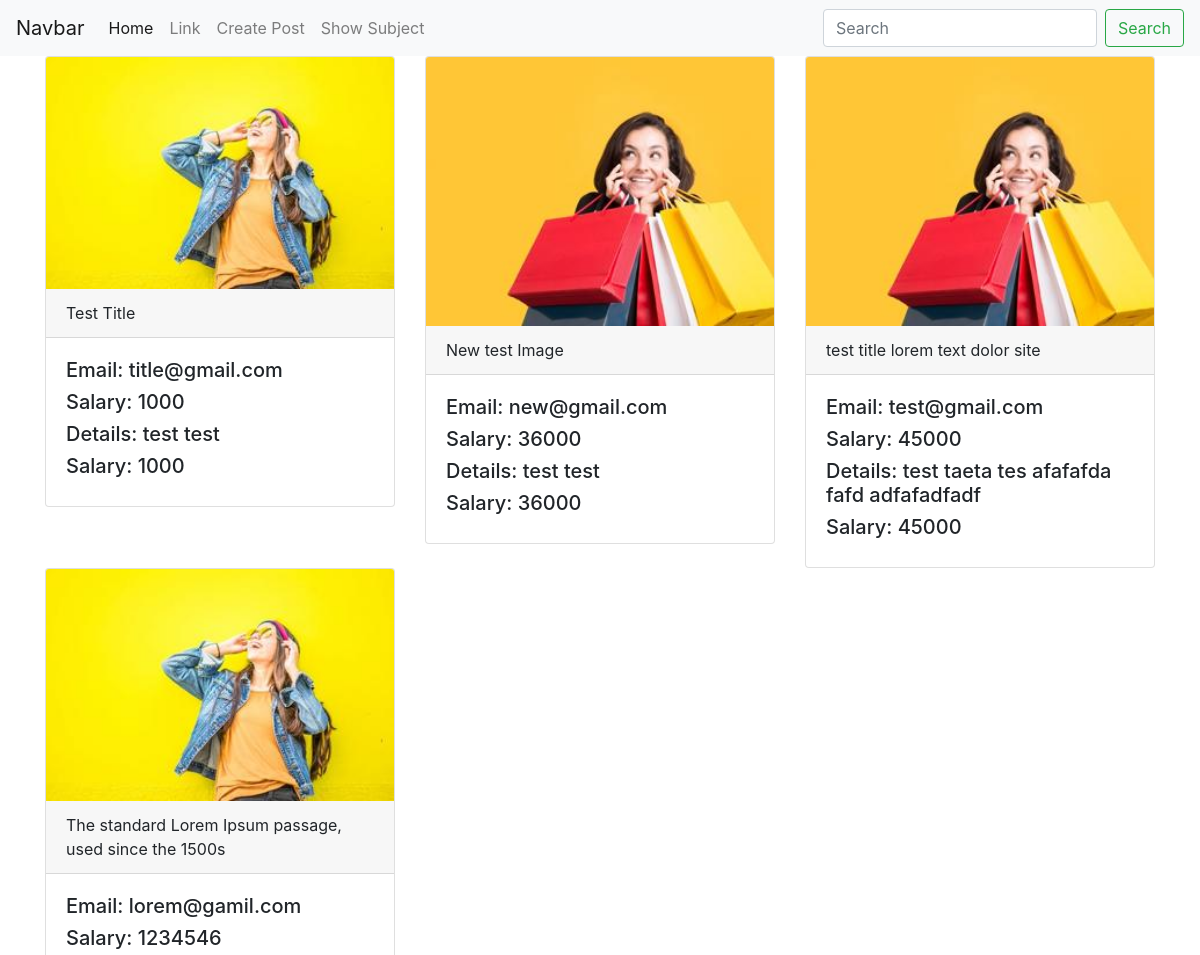
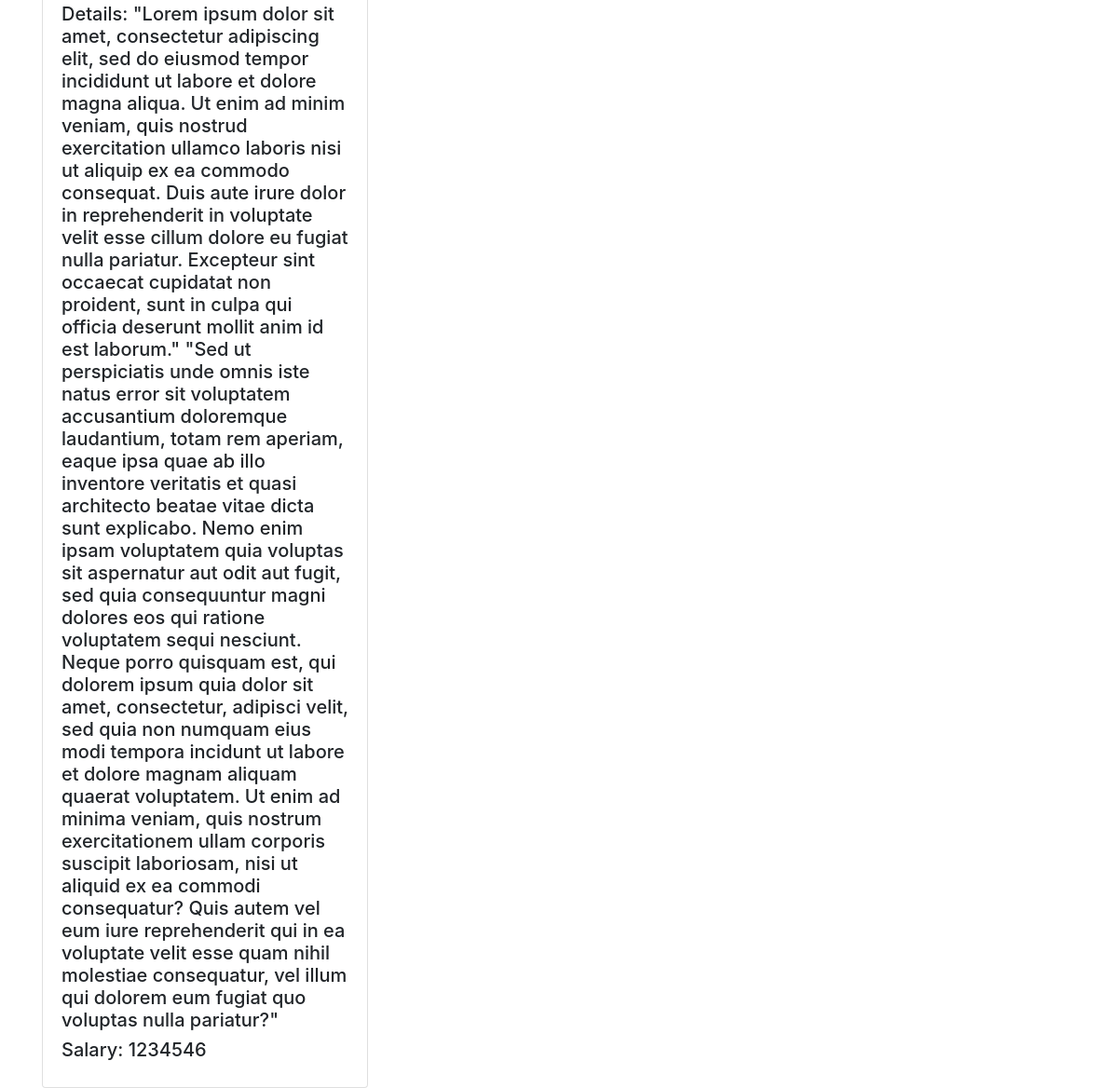
/tuition/post/, run on an earlier commit of the app's database (2 pictures, top to bottom).
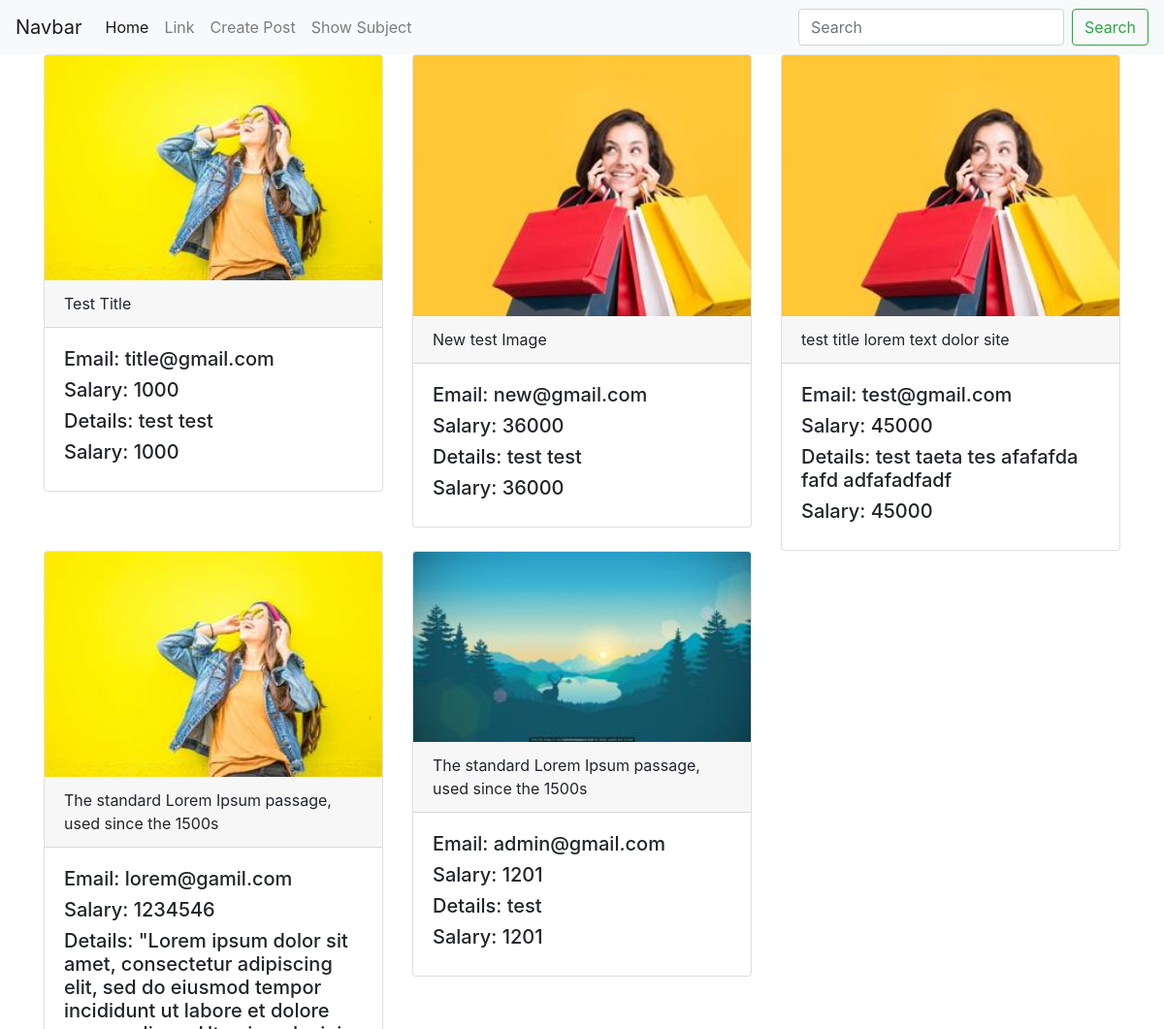
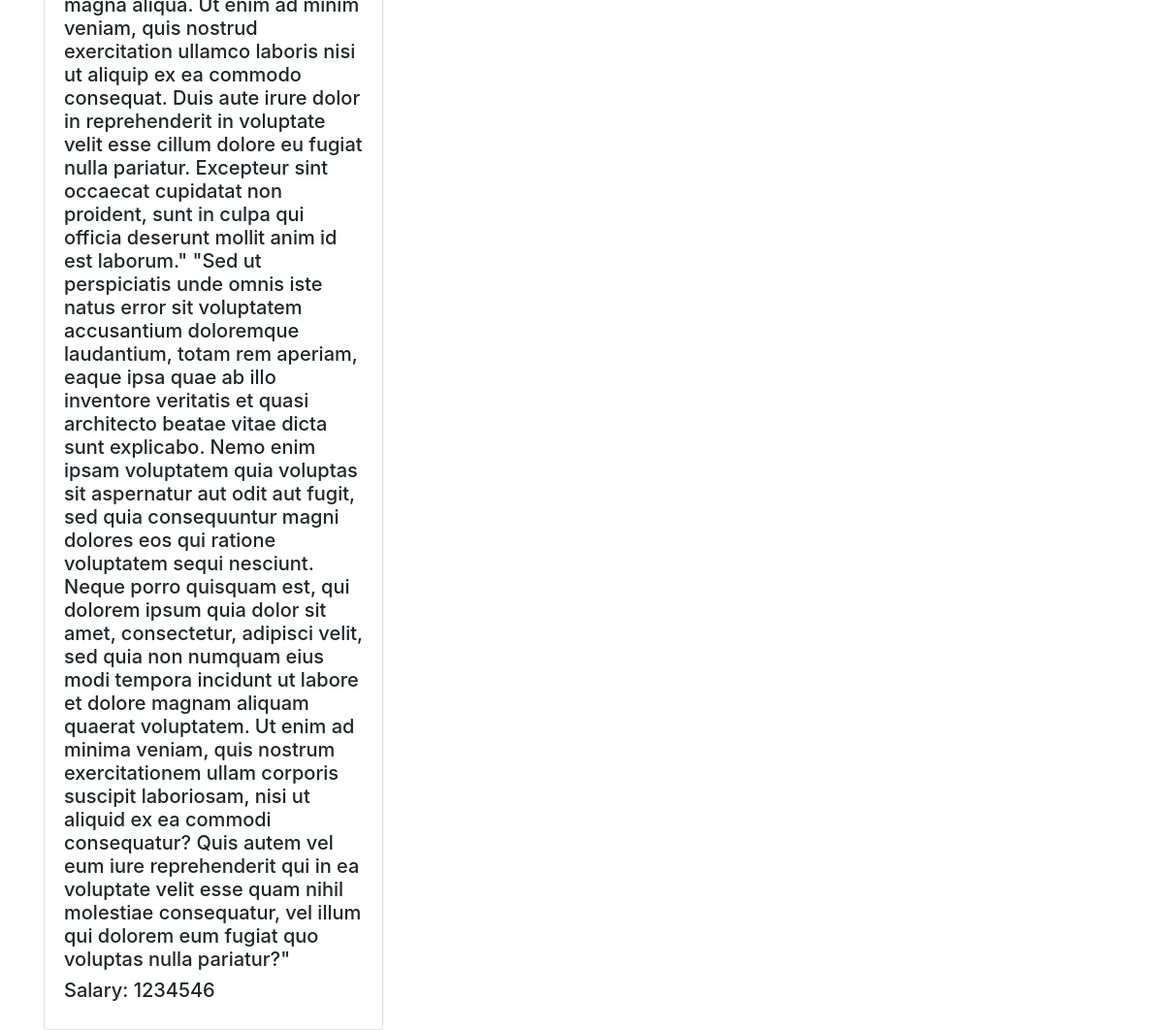
And on a later commit of the database (2 pictures, top to bottom).
### tuition/models.py (models this page shows, shortened)
class Post(models.Model):
    CATEGORY = (('Teacher', 'Teacher'), ('Student', 'Student'))
    MY_CHOICES = (('Bangla', 'Bangla'),
                  ('English', 'English'),
                  ('Urdu', 'Urdu'),
                  ('Arabic', 'Arabic'),
                  ('Hindi', 'Hindi'))
    user = models.ForeignKey(User, on_delete=models.CASCADE, blank=True, null=True)
    id = models.AutoField(primary_key=True)
    title = models.CharField(max_length=100)
    slug = models.CharField(max_length=100, default=title)
    email = models.EmailField()
    salary = models.IntegerField()
    details = models.TextField()
    availabe = models.BooleanField(default=True)
    category = models.CharField(max_length=100, choices=CATEGORY)
    created_at = models.DateTimeField(default=now)
    image = models.ImageField(default='default.jpg', upload_to='tuition/images')
    medium = MultiSelectField(choices=MY_CHOICES, max_choices=3, max_length=100, default='Bangla')
    subject = models.ManyToManyField(Subject, related_name='subject_set')
    class_in = models.ManyToManyField(Class_in, related_name='class_set')

### tuition/views.py (the view)
# urls.py: path('post/', postview, name="postview"),
def postview(request):
    post = Post.objects.all()
    return render(request, 'tuition/postview.html', {'post': post})

### templates/tuition/postview.html
{% extends 'index.html' %}
{% block body %}
<div class="container">
    <div class="row">
        {% for p in post %}
        <div class="col-md-4">
            <div class="card">
                <img class="card-img-top" src="{{p.image.url}}" alt="Card image cap">
                <div class="card-header">
                    {{p.title}}
                </div>
                <div class="card-body">
                   <h5>Email: {{p.email}}</h5>
                   <h5>Salary: {{p.salary}}</h5>
                   <h5>Details: {{p.details}}</h5>
                   <h5>Salary: {{p.salary}}</h5>
                </div>
            </div>
        </div>
        {% endfor %}
    </div>
</div>
{% endblock body %}

What changed in the data, as far as the page shows it:
added Post: image (picture), title "The standard Lorem Ipsum passage, used since the 1500s", email "admin@gmail.com", salary "1201", details "test"
